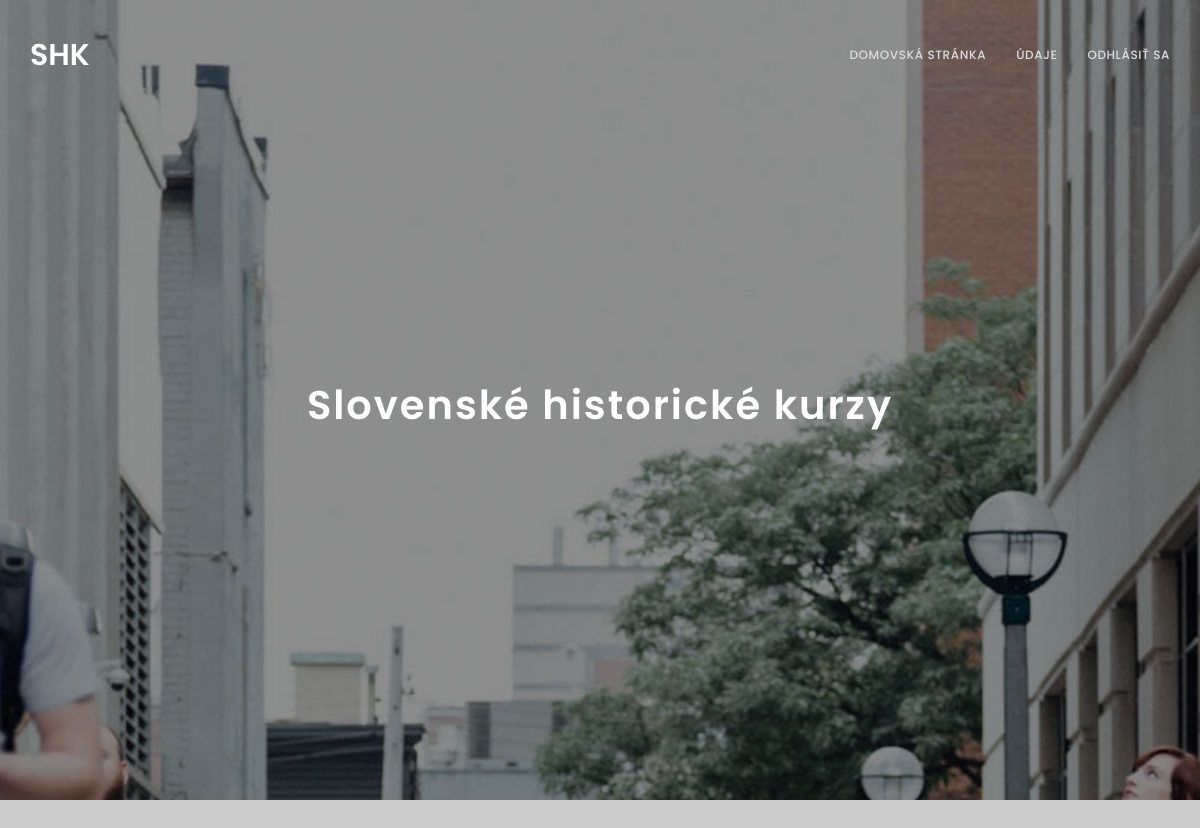
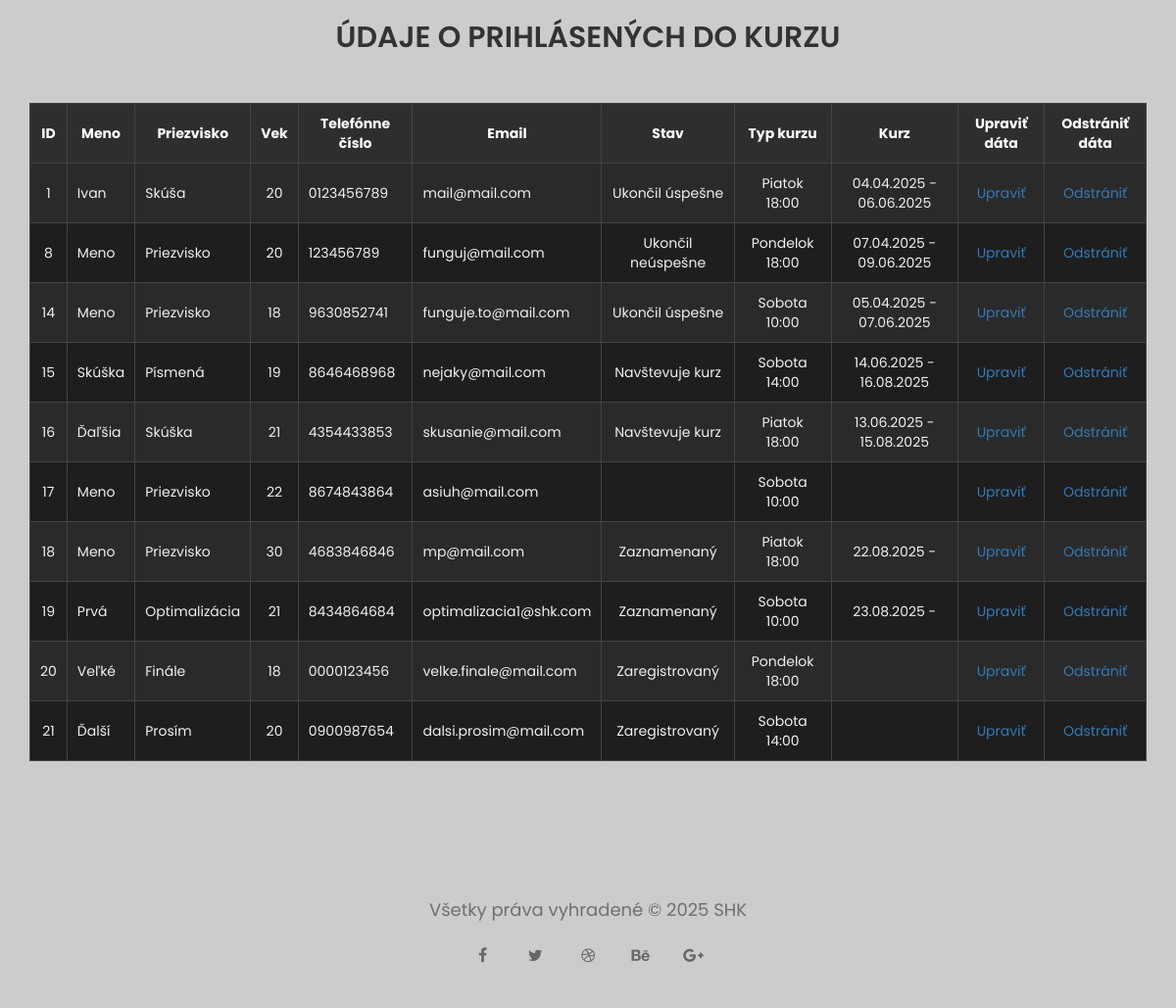
Screenshot of /admin.php (signed in) with the database file from the repository (2 pictures, top to bottom).
### tables this page shows
CREATE TABLE `formdata` (
  `id_formdata` int(11) NOT NULL,
  `meno` varchar(20) NOT NULL,
  `priezvisko` varchar(25) NOT NULL,
  `vek` int(3) NOT NULL,
  `telcislo` varchar(12) NOT NULL,
  `email` varchar(50) NOT NULL,
  `stav_id` int(11) DEFAULT NULL,
  `typ_kurzu_id` int(11) NOT NULL,
  `kurz_id` int(11) DEFAULT NULL
);

CREATE TABLE `formdata_stav` (
  `id_stav` int(11) NOT NULL,
  `stav` varchar(50) NOT NULL
);

CREATE TABLE `typy_kurzov` (
  `id_typy_kurzov` int(11) NOT NULL,
  `typ_kurzu` varchar(20) NOT NULL,
  `cas_zaciatku` time NOT NULL,
  `cas_konca` time NOT NULL,
  `den_tyzdna` varchar(10) NOT NULL,
  `aktualnost` tinyint(1) NOT NULL
);

CREATE TABLE `kurzy` (
  `id_kurzy` int(11) NOT NULL,
  `kurz` varchar(30) NOT NULL,
  `zaciatok_datum` date NOT NULL,
  `koniec_datum` date DEFAULT NULL,
  `kapacita` int(11) NOT NULL,
  `typ_kurzu_id` int(11) NOT NULL
);

### inc/triedy/formdata.php (called while the page is built, shortened)
<?php
    class FormData {
        private $databaza;
        public function __construct(Databaza $databaza) {
            $this->databaza = $databaza->getSpojenie();
        }
        public function index() {
            $dotaz = $this->databaza->prepare(
                "SELECT f.*, fs.stav, tk.typ_kurzu, k.kurz
                FROM formdata f
                LEFT OUTER JOIN formdata_stav fs ON f.stav_id = fs.id_stav
                LEFT OUTER JOIN typy_kurzov tk ON f.typ_kurzu_id = tk.id_typy_kurzov
                LEFT OUTER JOIN kurzy k ON f.kurz_id = k.id_kurzy"
            );
            $dotaz->execute();
            return $dotaz->fetchAll(PDO::FETCH_ASSOC);
        }
    }
?>

### inc/triedy/databaza.php (called while the page is built, shortened)
<?php
    class Databaza {
        private $host = "localhost", $nazov_db = "databaza_SHK_skuska", $uzivatel = "root", $heslo = "", $charset = "utf8", $pdo;
        public function __construct() {
            $pripojenie = "mysql:host={$this->host};dbname={$this->nazov_db};charset={$this->charset}";
            try {
                $this->pdo = new PDO($pripojenie, $this->uzivatel, $this->heslo);
                $this->pdo->setAttribute(PDO::ATTR_ERRMODE, PDO::ERRMODE_EXCEPTION);
            }
            catch (PDOException $e) {
                die ("Nastala chyba pri pokuse o pripojenie k databáze: " . $e->getMessage());
            }
        }
        public function getSpojenie() {
            return $this->pdo;
        }
    }
?>

### partials/admin_udaje.php (the view)
<section id="tabulka-databazy" class="parallax-section formulare">
	<div class="container">
		<div class="wow fadeInUp" data-wow-delay="0.6s">
			<h2 class="admin-nadpis">Údaje o prihlásených do kurzu</h2>
		</div>
		<div class="row">
			<div class="wow col-md-12 col-sm-12 fadeInUp" data-wow-delay="0.6s">
                      <div class="tabulka-wrapper"><table class="tabulka-databazy">
                          <tr>
                              <th>ID</th>
                              <th>Meno</th>
                              <th>Priezvisko</th>
                              <th>Vek</th>
                              <th>Telefónne číslo</th>
                              <th>Email</th>
                              <th>Stav</th>
                              <th>Typ kurzu</th>
                              <th>Kurz</th>
                              <?php if ($_SESSION["admin_upravenie"] == 1): ?>
                                  <th>Upraviť dáta</th>
                                  <th>Odstrániť dáta</th>
                              <?php endif; ?>
                          </tr>
                          <?php
                              if (isset($_SESSION["admin_prihlaseny"]) && $_SESSION["admin_prihlaseny"]) {
                                  $databaza = new Databaza();
                                  $formdata = new FormData($databaza);
                                  $_SESSION["admin_udaje"] = $formdata->index();
                                  foreach($_SESSION["admin_udaje"] as $riadok) {
                                      echo "<tr>";
                                      echo "<td class=\"td-center\">".$riadok["id_formdata"]."</td>";
                                      echo "<td>".$riadok["meno"]."</td>";
                                      echo "<td>".$riadok["priezvisko"]."</td>";
                                      echo "<td class=\"td-center\">".$riadok["vek"]."</td>";
                                      echo "<td>".$riadok["telcislo"]."</td>";
                                      echo "<td>".$riadok["email"]."</td>";
                                      echo "<td class=\"td-center\">".$riadok["stav"]."</td>";
                                      echo "<td class=\"td-center\">".$riadok["typ_kurzu"]."</td>";
                                      echo "<td class=\"td-center\">".$riadok["kurz"]."</td>";
                                      if ($_SESSION["admin_upravenie"] == 1) {
                                          echo '<td class="td-center"><a href="admin_uprava.php?id='.$riadok["id_formdata"].'" target="_blank">Upraviť</a></td>';
                                          echo '<td class="td-center"><a href="?delete='.$riadok["id_formdata"].'" onclick="return confirm(\'Určite chcete vymazať tieto údaje?\')">Odstrániť</a></td>';
                                      }
                                      echo "</tr>";
                                  }
                              }
                          ?>
                      </table></div>
                  </div>
		</div>
	</div>
</section>

### partials/header.php (shortened to what this page needs)
<!DOCTYPE html>
<html lang="sk">
	<head>
		<link rel="stylesheet" href="css/bootstrap.min.css">
		<link rel="stylesheet" href="css/animate.css">
		<link rel="stylesheet" href="css/font-awesome.min.css">
		<link rel="stylesheet" href="css/owl.theme.css">
		<link rel="stylesheet" href="css/owl.carousel.css">
		<link rel="stylesheet" href="css/style.css">
	</head>
	<body data-spy="scroll" data-offset="50" data-target=".navbar-collapse">
		<div class="navbar navbar-fixed-top custom-navbar" role="navigation">
			<div class="container">
				<div class="navbar-header">
					<a href="index.php" class="navbar-brand">SHK</a>
				</div>
				<div class="collapse navbar-collapse">
					<ul class="nav navbar-nav navbar-right">
						<?php
							$vystup = "";
							foreach($odkazy_navigacia as $nazov_odkazu => $odkaz){
								$vystup .= '<li><a href="' . $odkaz . '" class="smoothScroll">' . $nazov_odkazu . '</a></li>';
							}
							echo($vystup);
						?>
					</ul>
				</div>
			</div>
		</div>

### admin.php (shortened to what this page needs)
<?php
    if (isset($_SESSION["admin_prihlaseny"]) && $_SESSION["admin_prihlaseny"]) {
        $odkazy_navigacia = array("Domovská stránka" => "index.php", "Údaje" => "#tabulka-databazy", "Odhlásiť sa" => "odhlasenie.php");
    }
    else {
        $odkazy_navigacia = array("Domovská stránka" => "index.php", "Prihlásiť sa" => "#admin-prihlasenie");
    }
	require("partials/header.php");
?>
		<section id="intro" class="parallax-section">
			<div class="container">
				<div class="row">
					<div class="col-md-12 col-sm-12">
						<h1 class="wow bounceIn" data-wow-delay="0.9s">Slovenské historické kurzy</h1>
					</div>
				</div>
			</div>
		</section>
        <?php
            if (isset($_SESSION["admin_prihlaseny"]) && $_SESSION["admin_prihlaseny"]) {
                require_once("partials/admin_udaje.php");
            }
            else {
                require_once("partials/admin_prihlasenie.php");
            }
        ?>
<?php
	include("partials/footer.php");
?>

### partials/footer.php (shortened to what this page needs)
		<footer>
			<div class="container">
				<div class="row">
					<div class="col-md-12 col-sm-12">
						<p class="wow fadeInUp" data-wow-delay="0.6s">Všetky práva vyhradené &copy; 2025 SHK</p>
						<ul class="social-icon">
							<li><a href="#" class="fa fa-facebook wow fadeInUp" data-wow-delay="1s"></a></li>
							<li><a href="#" class="fa fa-twitter wow fadeInUp" data-wow-delay="1.3s"></a></li>
							<li><a href="#" class="fa fa-dribbble wow fadeInUp" data-wow-delay="1.6s"></a></li>
							<li><a href="#" class="fa fa-behance wow fadeInUp" data-wow-delay="1.9s"></a></li>
							<li><a href="#" class="fa fa-google-plus wow fadeInUp" data-wow-delay="2s"></a></li>
						</ul>
					</div>
				</div>
			</div>
		</footer>
	</body>
</html>

### css/style.css (style rules this page uses)
body { background: #cccccc; font-family: 'Poppins', sans-serif; font-style: normal; font-weight: 400; }
h1,h2,h3,h4,h5,h6 { font-weight: 600; }
h1 { font-size: 40px; letter-spacing: 2px; }
h2 { font-size: 30px; text-transform: uppercase; }
p { color: #707070; font-size: 18px; line-height: 24px; }
a { text-decoration: none !important; outline: none; }
#detail, #video, #speakers, #program, #sponsors, #contact, footer { padding-top: 10rem; padding-bottom: 10rem; }
#detail, #speakers, #sponsors, footer { text-align: center; }
.parallax-section { background-attachment: fixed !important; background-size: cover !important; }
.custom-navbar { margin-bottom: 0; background-color: #101010; }
.custom-navbar .navbar-brand { color: #ffffff; font-weight: 600; font-size: 3rem; line-height: 40px; }
.custom-navbar .nav li a { color: #ddd; font-size: 12px; font-weight: 500; letter-spacing: 0.6px; text-transform: uppercase; line-height: 40px; transition: all 0.4s ease-in-out; }
@media (min-width:768px) { .custom-navbar { padding: 20px 0; border-bottom: 0; background: 0 0; } }
#intro { background: url('../images/intro-bg.jpg') 50% 0 repeat-y fixed; -webkit-background-size: cover; background-size: cover; background-position: center center; color: #ffffff; display: -webkit-box; display: -webkit-flex; display: -ms-flexbox; display: flex; -webkit-box-align: center; -webkit-align-items: center; -ms-flex-align: center; align-items: center; height: 100vh; text-align: center; }
#tabulka-databazy { padding-top: 30px; padding-bottom: 20px; }
#tabulka-databazy h2 { text-align: center; margin-bottom: 30px; }
.tabulka-wrapper { width: 100%; overflow-x: auto; }
.tabulka-databazy { width: 100%; max-width: 100%; min-width: 500px; border-collapse: collapse; margin: 20px auto; background-color: #1e1e1e; color: #f0f0f0; }
.tabulka-databazy .td-center { text-align: center; }
.tabulka-databazy th, .tabulka-databazy td { border: 1px solid #444; padding: 10px; text-align: left; }
.tabulka-databazy th { background-color: #2e2e2e; font-weight: bold; color: #ffffff; text-align: center; }
.tabulka-databazy tr:nth-child(even) { background-color: #2a2a2a; }
footer { background-attachment: fixed; }
.social-icon { position: relative; padding: 0; margin: 0; }
.social-icon li { display: inline-block; list-style: none; }
.social-icon li a { color: #666; border-radius: 100px; font-size: 16px; text-decoration: none; transition: all 0.4s ease-in-out; width: 50px; height: 50px; line-height: 50px; text-align: center; vertical-align: middle; }

### rows the page displays
formdata: id_formdata "1", meno "Ivan", priezvisko "Skúša", vek "20", telcislo "0123456789", email "mail@mail.com", stav.stav "Ukončil úspešne", typ_kurzu.typ_kurzu "Piatok 18:00", kurz.kurz "04.04.2025 - 06.06.2025"
formdata: id_formdata "8", meno "Meno", priezvisko "Priezvisko", vek "20", telcislo "123456789", email "funguj@mail.com", stav.stav "Ukončil neúspešne", typ_kurzu.typ_kurzu "Pondelok 18:00", kurz.kurz "07.04.2025 - 09.06.2025"
formdata: id_formdata "14", meno "Meno", priezvisko "Priezvisko", vek "18", telcislo "9630852741", email "funguje.to@mail.com", stav.stav "Ukončil úspešne", typ_kurzu.typ_kurzu "Sobota 10:00", kurz.kurz "05.04.2025 - 07.06.2025"
formdata: id_formdata "15", meno "Skúška", priezvisko "Písmená", vek "19", telcislo "8646468968", email "nejaky@mail.com", stav.stav "Navštevuje kurz", typ_kurzu.typ_kurzu "Sobota 14:00", kurz.kurz "14.06.2025 - 16.08.2025"
formdata: id_formdata "16", meno "Ďaľšia", priezvisko "Skúška", vek "21", telcislo "4354433853", email "skusanie@mail.com", stav.stav "Navštevuje kurz", typ_kurzu.typ_kurzu "Piatok 18:00", kurz.kurz "13.06.2025 - 15.08.2025"
formdata: id_formdata "17", meno "Meno", priezvisko "Priezvisko", vek "22", telcislo "8674843864", email "asiuh@mail.com", typ_kurzu.typ_kurzu "Sobota 10:00"
formdata: id_formdata "18", meno "Meno", priezvisko "Priezvisko", vek "30", telcislo "4683846846", email "mp@mail.com", stav.stav "Zaznamenaný", typ_kurzu.typ_kurzu "Piatok 18:00", kurz.kurz "22.08.2025 -"
formdata: id_formdata "19", meno "Prvá", priezvisko "Optimalizácia", vek "21", telcislo "8434864684", email "optimalizacia1@shk.com", stav.stav "Zaznamenaný", typ_kurzu.typ_kurzu "Sobota 10:00", kurz.kurz "23.08.2025 -"
formdata: id_formdata "20", meno "Veľké", priezvisko "Finále", vek "18", telcislo "0000123456", email "velke.finale@mail.com", stav.stav "Zaregistrovaný", typ_kurzu.typ_kurzu "Pondelok 18:00"
formdata: id_formdata "21", meno "Ďalší", priezvisko "Prosím", vek "20", telcislo "0900987654", email "dalsi.prosim@mail.com", stav.stav "Zaregistrovaný", typ_kurzu.typ_kurzu "Sobota 14:00"

### other values shown
$nazov_odkazu "DOMOVSKÁ STRÁNKA"
$nazov_odkazu "ÚDAJE"
$nazov_odkazu "ODHLÁSIŤ SA"
